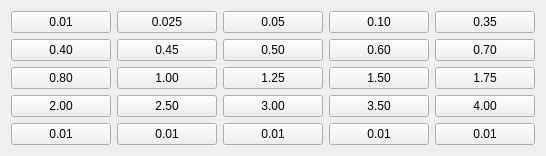
        <widget class="QWidget" name="move_vertical">
         <attribute name="title">
          <string>⇳</string>
         </attribute>
         <layout class="QVBoxLayout" name="verticalLayout_4">
          <item>
           <layout class="QGridLayout" name="value_grid_01" rowstretch="1,1,1,1,1" columnstretch="1,1,1,1,1" columnminimumwidth="100,100,100,100,100">
            <property name="sizeConstraint">
             <enum>QLayout::SetDefaultConstraint</enum>
            </property>
            <item row="0" column="1">
             <widget class="QPushButton" name="value_1_01">
              <property name="sizePolicy">
               <sizepolicy hsizetype="Preferred" vsizetype="Expanding">
                <horstretch>0</horstretch>
                <verstretch>0</verstretch>
               </sizepolicy>
              </property>
              <property name="text">
               <string>0.025</string>
              </property>
              <property name="checkable">
               <bool>true</bool>
              </property>
             </widget>
            </item>
            <item row="4" column="0">
             <widget class="QPushButton" name="value_1_20">
              <property name="sizePolicy">
               <sizepolicy hsizetype="Preferred" vsizetype="Expanding">
                <horstretch>0</horstretch>
                <verstretch>0</verstretch>
               </sizepolicy>
              </property>
              <property name="text">
               <string>0.01</string>
              </property>
              <property name="checkable">
               <bool>true</bool>
              </property>
             </widget>
            </item>
            <item row="0" column="0">
             <widget class="QPushButton" name="value_1_00">
              <property name="sizePolicy">
               <sizepolicy hsizetype="Preferred" vsizetype="Expanding">
                <horstretch>0</horstretch>
                <verstretch>0</verstretch>
               </sizepolicy>
              </property>
              <property name="text">
               <string>0.01</string>
              </property>
              <property name="checkable">
               <bool>true</bool>
              </property>
             </widget>
            </item>
            <item row="1" column="0">
             <widget class="QPushButton" name="value_1_05">
              <property name="sizePolicy">
               <sizepolicy hsizetype="Preferred" vsizetype="Expanding">
                <horstretch>0</horstretch>
                <verstretch>0</verstretch>
               </sizepolicy>
              </property>
              <property name="text">
               <string>0.40</string>
              </property>
              <property name="checkable">
               <bool>true</bool>
              </property>
             </widget>
            </item>
            <item row="2" column="0">
             <widget class="QPushButton" name="value_1_10">
              <property name="sizePolicy">
               <sizepolicy hsizetype="Preferred" vsizetype="Expanding">
                <horstretch>0</horstretch>
                <verstretch>0</verstretch>
               </sizepolicy>
              </property>
              <property name="text">
               <string>0.80</string>
              </property>
              <property name="checkable">
               <bool>true</bool>
              </property>
             </widget>
            </item>
            <item row="0" column="2">
             <widget class="QPushButton" name="value_1_02">
              <property name="sizePolicy">
               <sizepolicy hsizetype="Preferred" vsizetype="Expanding">
                <horstretch>0</horstretch>
                <verstretch>0</verstretch>
               </sizepolicy>
              </property>
              <property name="text">
               <string>0.05</string>
              </property>
              <property name="checkable">
               <bool>true</bool>
              </property>
             </widget>
            </item>
            <item row="3" column="0">
             <widget class="QPushButton" name="value_1_15">
              <property name="sizePolicy">
               <sizepolicy hsizetype="Preferred" vsizetype="Expanding">
                <horstretch>0</horstretch>
                <verstretch>0</verstretch>
               </sizepolicy>
              </property>
              <property name="text">
               <string>2.00</string>
              </property>
              <property name="checkable">
               <bool>true</bool>
              </property>
             </widget>
            </item>
            <item row="0" column="3">
             <widget class="QPushButton" name="value_1_03">
              <property name="sizePolicy">
               <sizepolicy hsizetype="Preferred" vsizetype="Expanding">
                <horstretch>0</horstretch>
                <verstretch>0</verstretch>
               </sizepolicy>
              </property>
              <property name="text">
               <string>0.10</string>
              </property>
              <property name="checkable">
               <bool>true</bool>
              </property>
             </widget>
            </item>
            <item row="0" column="4">
             <widget class="QPushButton" name="value_1_04">
              <property name="sizePolicy">
               <sizepolicy hsizetype="Preferred" vsizetype="Expanding">
                <horstretch>0</horstretch>
                <verstretch>0</verstretch>
               </sizepolicy>
              </property>
              <property name="text">
               <string>0.35</string>
              </property>
              <property name="checkable">
               <bool>true</bool>
              </property>
             </widget>
            </item>
            <item row="1" column="1">
             <widget class="QPushButton" name="value_1_06">
              <property name="sizePolicy">
               <sizepolicy hsizetype="Preferred" vsizetype="Expanding">
                <horstretch>0</horstretch>
                <verstretch>0</verstretch>
               </sizepolicy>
              </property>
              <property name="text">
               <string>0.45</string>
              </property>
              <property name="checkable">
               <bool>true</bool>
              </property>
             </widget>
            </item>
            <item row="1" column="2">
             <widget class="QPushButton" name="value_1_07">
              <property name="sizePolicy">
               <sizepolicy hsizetype="Preferred" vsizetype="Expanding">
                <horstretch>0</horstretch>
                <verstretch>0</verstretch>
               </sizepolicy>
              </property>
              <property name="text">
               <string>0.50</string>
              </property>
              <property name="checkable">
               <bool>true</bool>
              </property>
             </widget>
            </item>
            <item row="1" column="3">
             <widget class="QPushButton" name="value_1_08">
              <property name="sizePolicy">
               <sizepolicy hsizetype="Preferred" vsizetype="Expanding">
                <horstretch>0</horstretch>
                <verstretch>0</verstretch>
               </sizepolicy>
              </property>
              <property name="text">
               <string>0.60</string>
              </property>
              <property name="checkable">
               <bool>true</bool>
              </property>
             </widget>
            </item>
            <item row="1" column="4">
             <widget class="QPushButton" name="value_1_09">
              <property name="sizePolicy">
               <sizepolicy hsizetype="Preferred" vsizetype="Expanding">
                <horstretch>0</horstretch>
                <verstretch>0</verstretch>
               </sizepolicy>
              </property>
              <property name="text">
               <string>0.70</string>
              </property>
              <property name="checkable">
               <bool>true</bool>
              </property>
             </widget>
            </item>
            <item row="2" column="1">
             <widget class="QPushButton" name="value_1_11">
              <property name="sizePolicy">
               <sizepolicy hsizetype="Preferred" vsizetype="Expanding">
                <horstretch>0</horstretch>
                <verstretch>0</verstretch>
               </sizepolicy>
              </property>
              <property name="text">
               <string>1.00</string>
              </property>
              <property name="checkable">
               <bool>true</bool>
              </property>
             </widget>
            </item>
            <item row="2" column="2">
             <widget class="QPushButton" name="value_1_12">
              <property name="sizePolicy">
               <sizepolicy hsizetype="Preferred" vsizetype="Expanding">
                <horstretch>0</horstretch>
                <verstretch>0</verstretch>
               </sizepolicy>
              </property>
              <property name="text">
               <string>1.25</string>
              </property>
              <property name="checkable">
               <bool>true</bool>
              </property>
             </widget>
            </item>
            <item row="2" column="3">
             <widget class="QPushButton" name="value_1_13">
              <property name="sizePolicy">
               <sizepolicy hsizetype="Preferred" vsizetype="Expanding">
                <horstretch>0</horstretch>
                <verstretch>0</verstretch>
               </sizepolicy>
              </property>
              <property name="text">
               <string>1.50</string>
              </property>
              <property name="checkable">
               <bool>true</bool>
              </property>
             </widget>
            </item>
            <item row="2" column="4">
             <widget class="QPushButton" name="value_1_14">
              <property name="sizePolicy">
               <sizepolicy hsizetype="Preferred" vsizetype="Expanding">
                <horstretch>0</horstretch>
                <verstretch>0</verstretch>
               </sizepolicy>
              </property>
              <property name="text">
               <string>1.75</string>
              </property>
              <property name="checkable">
               <bool>true</bool>
              </property>
             </widget>
            </item>
            <item row="3" column="1">
             <widget class="QPushButton" name="value_1_16">
              <property name="sizePolicy">
               <sizepolicy hsizetype="Preferred" vsizetype="Expanding">
                <horstretch>0</horstretch>
                <verstretch>0</verstretch>
               </sizepolicy>
              </property>
              <property name="text">
               <string>2.50</string>
              </property>
              <property name="checkable">
               <bool>true</bool>
              </property>
             </widget>
            </item>
            <item row="3" column="2">
             <widget class="QPushButton" name="value_1_17">
              <property name="sizePolicy">
               <sizepolicy hsizetype="Preferred" vsizetype="Expanding">
                <horstretch>0</horstretch>
                <verstretch>0</verstretch>
               </sizepolicy>
              </property>
              <property name="text">
               <string>3.00</string>
              </property>
              <property name="checkable">
               <bool>true</bool>
              </property>
             </widget>
            </item>
            <item row="3" column="3">
             <widget class="QPushButton" name="value_1_18">
              <property name="sizePolicy">
               <sizepolicy hsizetype="Preferred" vsizetype="Expanding">
                <horstretch>0</horstretch>
                <verstretch>0</verstretch>
               </sizepolicy>
              </property>
              <property name="text">
               <string>3.50</string>
              </property>
              <property name="checkable">
               <bool>true</bool>
              </property>
             </widget>
            </item>
            <item row="3" column="4">
             <widget class="QPushButton" name="value_1_19">
              <property name="sizePolicy">
               <sizepolicy hsizetype="Preferred" vsizetype="Expanding">
                <horstretch>0</horstretch>
                <verstretch>0</verstretch>
               </sizepolicy>
              </property>
              <property name="text">
               <string>4.00</string>
              </property>
              <property name="checkable">
               <bool>true</bool>
              </property>
             </widget>
            </item>
            <item row="4" column="1">
             <widget class="QPushButton" name="value_1_21">
              <property name="sizePolicy">
               <sizepolicy hsizetype="Preferred" vsizetype="Expanding">
                <horstretch>0</horstretch>
                <verstretch>0</verstretch>
               </sizepolicy>
              </property>
              <property name="text">
               <string>0.01</string>
              </property>
              <property name="checkable">
               <bool>true</bool>
              </property>
             </widget>
            </item>
            <item row="4" column="2">
             <widget class="QPushButton" name="value_1_22">
              <property name="sizePolicy">
               <sizepolicy hsizetype="Preferred" vsizetype="Expanding">
                <horstretch>0</horstretch>
                <verstretch>0</verstretch>
               </sizepolicy>
              </property>
              <property name="text">
               <string>0.01</string>
              </property>
              <property name="checkable">
               <bool>true</bool>
              </property>
             </widget>
            </item>
            <item row="4" column="3">
             <widget class="QPushButton" name="value_1_23">
              <property name="sizePolicy">
               <sizepolicy hsizetype="Preferred" vsizetype="Expanding">
                <horstretch>0</horstretch>
                <verstretch>0</verstretch>
               </sizepolicy>
              </property>
              <property name="text">
               <string>0.01</string>
              </property>
              <property name="checkable">
               <bool>true</bool>
              </property>
             </widget>
            </item>
            <item row="4" column="4">
             <widget class="QPushButton" name="value_1_24">
              <property name="sizePolicy">
               <sizepolicy hsizetype="Preferred" vsizetype="Expanding">
                <horstretch>0</horstretch>
                <verstretch>0</verstretch>
               </sizepolicy>
              </property>
              <property name="text">
               <string>0.01</string>
              </property>
              <property name="checkable">
               <bool>true</bool>
              </property>
             </widget>
            </item>
           </layout>
          </item>
         </layout>
        </widget>
